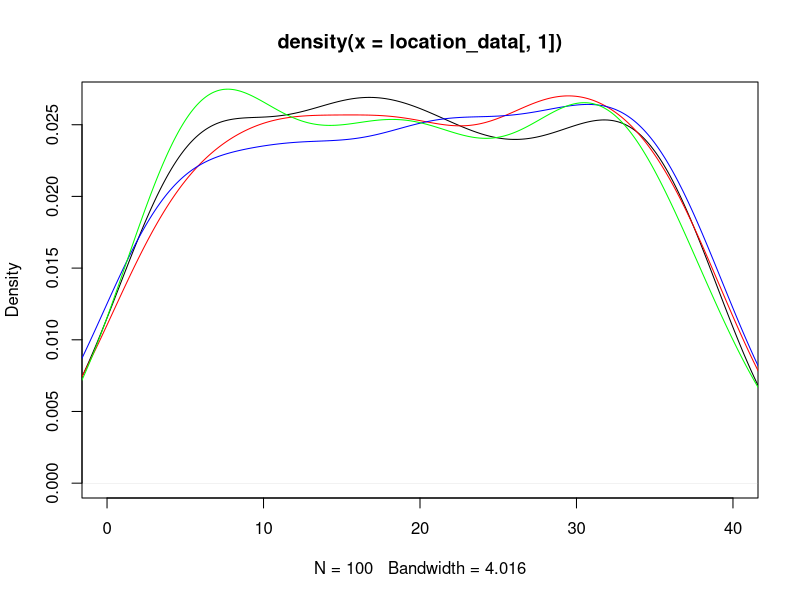
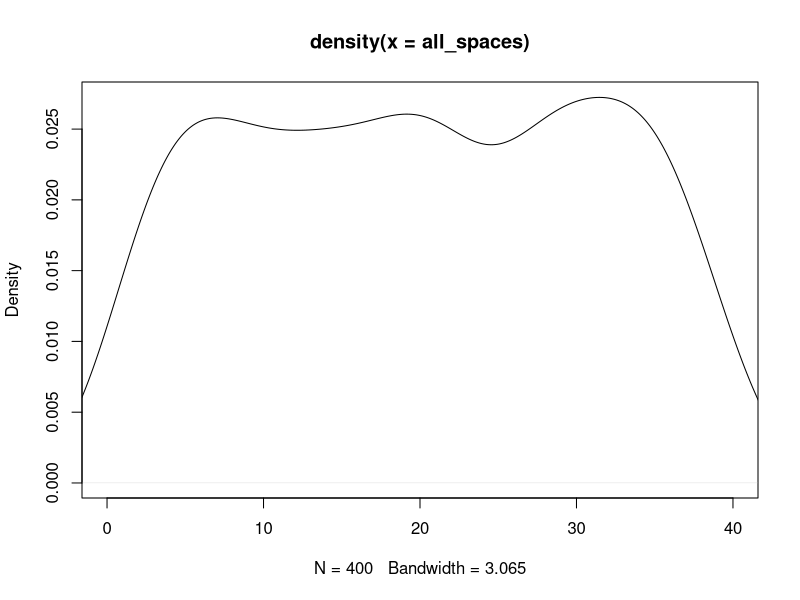
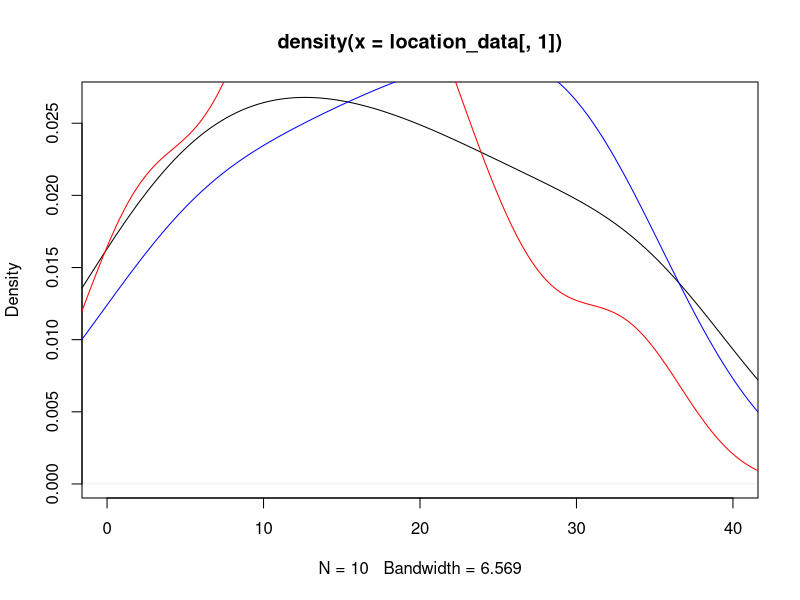
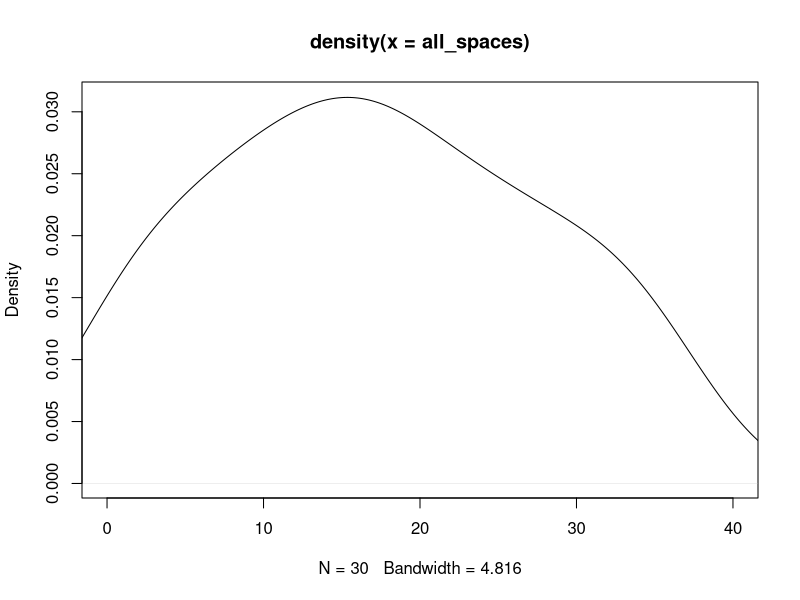

Source code (R) for these figures, in order: (Note: this script raises an error after producing the figures.)
## ---- chunk 1
knitr::opts_chunk$set(echo = TRUE)
## ---- chunk 2
#libraries
library(dplyr)
library(ggplot2)
## ---- chunk 3
#Kayleigh
##LET'S GET MOVING

monopolyBoard <- read.csv("MonopolyBoard.csv", header = T)
monopolyBoard

# Using dice rolls to determine where a player will land on the board
#input: "location"; a number 1-40; where the player is on the board
#output: the amount of spaces the player will move until they are on their new location

#note that this is only accounting for standard dice rolls, no special rules yet...

lets_move = function(location) {
  dice_roll_1 <- sample(1:6, 1, replace = TRUE)
  dice_roll_2 <- sample(1:6, 1, replace = TRUE)
  
  roll_total <- sum(dice_roll_1, dice_roll_2)
  roll_double <- dice_roll_1 == dice_roll_2
  
    location = location + roll_total
    
  if (location <= 40) {
    location = location
  } else {
    location = location - 40
  }
  
  space = monopolyBoard$name[monopolyBoard$spaces == location]
  
  print("You're moving forward...")
  print(roll_total)
  
  print("You're on space...")
  print(location)
  
  #print(space) #This prints out the name of the space that they land on. 
}

#testers
lets_move(1)
lets_move(25)
lets_move(38)
lets_move(40)



#A function to move players around the board and to play Monopoly!
#input: "turns"; the amount of turns we should take
#output: a player's new location on the board

lets_play = function(turns) {
  location = 1
  print("Starting Location: GO!")
  for (i in 1:turns) {
    location = lets_move(location)
  }
  print("You've landed on...")
  return(location)
}



lets_play(10) #tester #in this example if you look at a reference monopoly board and "walk" your way around the board with each move being the number in each output, you'll land on the space on the board corresponding to the final output (when counting "GO" as 1 and/or 40) 

#testers 
#"lets_move" and "lets_play" have both been edited to print out phrases for each roll and move to make it easier to determine how the player is moving. 
#"You're moving forward..." gives the player's roll
#"You're on space..." is the players position after 1 turn/"lets_move"
  # Later try to switch this print statement to the name of the spot that the player is on 
#"You've landed on..." gives the final location after running "lets_play" for "x" turns.
  # Later try to switch this print statement to the name of the spot that the player is on 

lets_play(3)
lets_play(10)

## ---- chunk 4
##DOUBLE DOWN

##WORK IN PROGRESS

#A function using dice rolls to determine how many spaces a player will move with the additional rules for "doubles" in Monopoly
#input: "location"; a number 1-40 where the player is on the board
#outut: the number of spaces the player will move on the board, with the special case of rolling three "doubles" and landing in jail
double_down = function(location) {
  dice_roll_1 <- sample(1:6, 1, replace = TRUE)
  dice_roll_2 <- sample(1:6, 1, replace = TRUE)
  
  roll_total <- sum(dice_roll_1, dice_roll_2)
  roll_double <- dice_roll_1 == dice_roll_2
  
  print("roll was")
  print(roll_total)
    
  if (roll_double) {
    
    dice_roll_3 <- sample(1:6, 1, replace = TRUE)
    dice_roll_4 <- sample(1:6, 1, replace = TRUE)
    
    roll_total_2 <- sum(dice_roll_3, dice_roll_4)
    roll_double_2 <- dice_roll_3 == dice_roll_4
    
    print("roll double was")
    print(roll_total_2)

    
    if (roll_double_2) {
      dice_roll_5 <- sample(1:6, 1, replace = TRUE)
      dice_roll_6 <- sample(1:6, 1, replace = TRUE)
      
      roll_total_3 <- sum(dice_roll_5, dice_roll_6)
      roll_double_3 <- dice_roll_5 == dice_roll_6
      
      print("roll double was")
      print(roll_total_3)
      
      if (roll_double_3) {
        location = 11 #Jail
        print("doubles, doubles, doubles")
        print("You're going to JAIL!")
        
      } else {
        location = location + roll_total + roll_total_2 + roll_total_3
        print("doubles, doubles, not doubles")
        print("You're moving forward...")
        print(roll_total + roll_total_2 + roll_total_3)
      }
    } else {
      location = location + roll_total + roll_total_2
      print("doubles, not doubles")
      print("You're moving forward...")
      print(roll_total+roll_total_2)
    }
  } else {
    location = location + roll_total
    print("no doubles")
    print("You're moving forward...")
    print(roll_total)
  }

    
  if (location <= 40) {
    location = location
  } else {
    location = location - 40
  }

  
  print("You're on space...")
  print(location)
}

double_down(1)
#text out in the function is kinda funky right but it's just to make sure its working right
#In final version switch all dice rolls to sample(1:6,...)

## ---- chunk 5
##CHANCE AND COMMUNITY CHEST CARDS
Card_Numbers <- c(1, 2, 3, 4, 5, 6, 7, 8, 9, 10, 11, 12, 13, 14, 15, 16)

Chance_Cards <- c("Advance to Boardwalk", "Advance to Go (Collect $200)", "Advance to Illinois Avenue. If you pass Go, collect $200", "Advance to St. Charles Place. If you pass Go, collect $200", "Advance to the nearest Railroad. If unowned, you may buy it from the Bank. If owned, pay owner twice the rental to which they are otherwise entitled", "Advance to the nearest Railroad. If unowned, you may buy it from the Bank. If owned, pay owner twice the rental to which they are otherwise entitled", "Advance token to nearest Utility. If unowned, you may buy it from the Bank. If owned, throw dice and pay owner a total ten times amount thrown", "Bank pays you dividend of $50", "Get Out of Jail Free", "Go Back 3 Spaces", "Go to Jail. Go directly to Jail, do not pass Go, do not collect $200", "Make general repairs on all your property. For each house pay $25. For each hotel pay $100", "Speeding fine $15", "Take a trip to Reading Railroad. If you pass Go, collect $200", "You have been elected Chairman of the Board. Pay each player $50", "Your building loan matures. Collect $150")

Chance <- data.frame(Chance_Cards, Card_Numbers)
Chance
##Chance cards to move a player to a new space:
  #1 -> Advance to Boardwalk (space 40)
  #2 -> Advance to Go (space 1)
  #3 -> Advance to Illinois Avenue (space 25)
  #4 -> Advance to St. Charles Place (space 12)
  #5 -> Advance to nearest Railroad (space(s) 6, 16, 26, 36)
  #6 -> Advance to nearest Railraod (space(s) 6, 16, 26, 36)
  #7 -> Advance to nearest Utility (space(s) 13, 29)
  #11 -> Go to Jail (space 11)
  #14 -> Take a trip to Reading Railroad (space 6)

Community_Chest_Cards <- c("Advance to Go (Collect $200)", "Bank error in your favor. Collect $200", "Doctor’s fee. Pay $50", "From sale of stock you get $50", "Get Out of Jail Free", "Go to Jail. Go directly to jail, do not pass Go, do not collect $200", "Holiday fund matures. Receive $100", "Income tax refund. Collect $20", "It is your birthday. Collect $10 from every player", "Life insurance matures. Collect $100", "Pay hospital fees of $100", "Pay school fees of $50", "Receive $25 consultancy fee", "You are assessed for street repair. $40 per house. $115 per hotel", "You have won second prize in a beauty contest. Collect $10", "You inherit $100")

Community_Chest <- data.frame(Community_Chest_Cards, Card_Numbers)
Community_Chest

##Community Chest Cards that move a player to a new space:
  #1 -> Advance to GO (space 1)
  #5 -> Go to Jail (space 11)

## ---- chunk 6
# heidi

#the function "who_goes_first" simulates the initial roll before the game begins in order to determine which player goes first
# input is a number of how many players are going to be playing
# output is the value of each players roll and the player that will start the game based on who had the highest roll
who_goes_first <- function(num_players){
  initial_rolls <- c()
  for (i in 1:num_players) {
    player_i_roll <- sum(sample(1:6, 2, replace=TRUE))
    initial_rolls <- c(initial_rolls, player_i_roll) # vector of every player's roll
    print(paste("Player", i, "rolled", player_i_roll))
  }
  cat("\n")
  if(sum(initial_rolls == max(initial_rolls)) >= 2){
    while (sum(initial_rolls == max(initial_rolls)) >= 2) { # if players tied for highest number
      tied_players <- which(initial_rolls==max(initial_rolls)) # identify which players tied
      print("It's a tie! Roll again")
      cat("\n")
      tie_breaker_rolls <- c()
      for (i in tied_players) { # tied players roll again
       player_i_roll2 <- sum(sample(1:6, 2, replace=TRUE))
       tie_breaker_rolls <- c(tie_breaker_rolls, player_i_roll2)
       print(paste("Player", i, "rolled", player_i_roll2))
      }
      initial_rolls <- tie_breaker_rolls
      highest_roll <- max(tie_breaker_rolls)
      highest_player2 <- tied_players[which(tie_breaker_rolls == highest_roll)]
    }
    cat("\n")
    print(paste("Player", highest_player2, "goes first!"))
  }
  else {
    highest_player <- which.max(initial_rolls) # who rolled the highest number
    print(paste("Player", highest_player, "goes first!"))
  }
}

who_goes_first(4) # test function

## ---- chunk 7
# Olivia
# Website for data: https://stat-jet-asu.github.io/Datasets/InstructorDescriptions/monopoly.html

monopolyBoard <- read.csv("MonopolyBoard.csv", header = T)
head(monopolyBoard)

# This section is for question number 2

# Kayleigh's lets_play function from above incorporating players and density plots
# uses lets_move function from above
# input: turns, # of turns to iterate through; players, number of players (2-4)
# output: density plot with a line for each player's frequency of spaces landed on 
# & density plot for the combined frequency of spaces landed on for all players

lets_play = function(turns, players) {
  location_data <- as.data.frame(matrix(nrow = turns, ncol = players))
  
for (j in 1:players) {
  location = 1
  
  for (i in 1:turns) {
    
    location = lets_move(location)
    location_data[i,j] <- location
    }
  }
  
  # creates density plot of frequency of landing on each space for each player
  plot(density(location_data[,1]), xlim = c(0,40), col = "black")
  
  colors <- c("red", "blue", "green")
  
  for (k in 2:players) {
  lines(density(location_data[,k]), col = colors[k-1]) # adds a density line for each player after the first
  }
  
  # creates density plot for total frequency landing on each space (all players spaces included)
  all_spaces <- as.vector(as.matrix(location_data))
  plot(density(all_spaces), xlim = c(0,40), col = "black")
}
lets_play(100, 4)

## ---- chunk 8
who_goes_first2 <- function(num_players){
  initial_rolls <- c()
  for (i in 1:num_players) {
    player_i_roll <- sum(sample(1:6, 2, replace=TRUE))
    initial_rolls <- c(initial_rolls, player_i_roll) # vector of every player's roll
#    print(paste("Player", i, "rolled", player_i_roll))
  }
  cat("\n")
  if(sum(initial_rolls == max(initial_rolls)) >= 2){
    while (sum(initial_rolls == max(initial_rolls)) >= 2) { # if players tied for highest number
      tied_players <- which(initial_rolls==max(initial_rolls)) # identify which players tied
#      print("It's a tie! Roll again")
#      cat("\n")
      tie_breaker_rolls <- c()
      for (i in tied_players) { # tied players roll again
       player_i_roll2 <- sum(sample(1:6, 2, replace=TRUE))
       tie_breaker_rolls <- c(tie_breaker_rolls, player_i_roll2)
#       print(paste("Player", i, "rolled", player_i_roll2))
      }
      initial_rolls <- tie_breaker_rolls
      highest_roll <- max(tie_breaker_rolls)
      highest_player2 <- tied_players[which(tie_breaker_rolls == highest_roll)]
    }
#    cat("\n")
#    print(paste("Player", highest_player2, "goes first!"))
  }
  else {
    highest_player <- which.max(initial_rolls) # who rolled the highest number
#    print(paste("Player", highest_player, "goes first!"))
#    return(highest_player)
  
    
  # creating player order
  player_order <- length(num_players)
  player_order[1] <- as.integer(highest_player)

 for (j in 2:num_players) {
    
  player_order[j] <- as.integer(player_order[j-1] + 1)
  if (player_order[j] > num_players) {
    player_order[j] <- 1
  }
 }
  print(player_order)
  }
  
  playerlist <- (list(highest_player, player_order))
  return(playerlist)
}

#who_goes_first2(4)

## ---- chunk 9
# Question number 3 -- including jail and double rolls

lets_move2 = function(location) {
  dice_roll_1 <- sample(1:6, 1, replace = TRUE)
  dice_roll_2 <- sample(1:6, 1, replace = TRUE)
  
  roll_total <- sum(dice_roll_1, dice_roll_2)
  roll_double <- dice_roll_1 == dice_roll_2
  
    location = location + roll_total # updates location to be previous location + roll total
    double3 = "false" # double3 is assigned "true" if the player double rolls 3x (as seen in if statement below), otherwise it is assigned "false" 
    
  # first double roll -> roll again
  if (roll_double == TRUE) {
    dice_roll_3 <- sample(1:6, 1, replace = TRUE)
    dice_roll_4 <- sample(1:6, 1, replace = TRUE)
    
    roll_total2 <- sum(dice_roll_3, dice_roll_4)
    roll_double2 <- dice_roll_3 == dice_roll_4
    
    location = location + roll_total2
    double3 = "false"
    
    # if player is at a location past 40, subtract 40 so they go back to the GO space at location "41"
    # this is included in each if statement below so that it applies if player has to roll again
    if (location <= 40) {
      location = location
    } else {
      location = location - 40
    }
     
      # second double roll -> roll again
      if (roll_double2 == TRUE) {
        dice_roll_5 <- sample(1:6, 1, replace = TRUE)
        dice_roll_6 <- sample(1:6, 1, replace = TRUE)
    
        roll_total3 <- sum(dice_roll_5, dice_roll_6)
        roll_double3 <- dice_roll_5 == dice_roll_6
    
        location = location + roll_total3
        double3 = "false"
        
        if (location <= 40) {
          location = location
        } else {
          location = location - 40
        }
        
        # third double roll -> go to jail
          if (roll_double3 == TRUE) {
            location = monopolyBoard$spaces[monopolyBoard$name == "Jail"]
            double3 = "true"
          }
      }
  }  
    
  if (location <= 40) {
    location = location
  } else {
    location = location - 40
  }
  
  listdata <- (list(location, double3)) # creates list for outputs "location" and "double3"
  # if you need to access location from this function, use lets_move2(location)[[1]]
  # if you need to access double3, use lets_move2(double3)[[2]]
  return(listdata)
  
}


# lets_play2 is currently set up to have each player go thru all their turns and then move onto the next player
# probably need to fix this for question 5

## ---- chunk 10

lets_play2 = function(turns, players) {
  
  
  location_data <- as.data.frame(matrix(nrow = turns, ncol = players)) # dataframe will keep data for locations of players for each turn
  double3data <- as.data.frame(matrix(nrow = turns, ncol = players)) # dataframe will say "true" if player double rolled 3x (which lands them in jail) and "false" if they didn't double roll 3x
  
    # puts players in order
    colnames(location_data) <- who_goes_first2(players)[[2]]
  
    location = 1 # each player starts at location 1
    location_data[1,] <- location
    double3 = 0 # initializing "double3" which will be later assigned a "true" or "false" based on if player double rolled 3x
  
    for (i in 2:turns) { # iterates through number of turns
      
        for (j in 1:players) { # rotates through each player
          
        location = lets_move2(location_data[i-1,j])[[1]] # takes location from lets_move2 function and assigns it to location
        location_data[i,j] <- as.integer(location) # puts location value into the dataframe of locations for each player
        double3data[i,j] <- lets_move2(double3)[[2]] # takes "true" or "false" value from double3 and adds it to double3data dataframe
        
      # deals with landing in jail from "go to jail" space and staying there for next 3 turns
      if (31 %in% location_data[i-1,j]) { # if you landed on 31 in the last turn (i-1 turn), you go to jail (space 11) for the ith turn
        location <- 11
        location_data[i,j] <- as.integer(location) # new location is 11
      } else if (11 %in% location_data[i-1,j] & 31 %in% location_data[i-2,j]) { # if you were on space 11 last turn AND you were on space 31 2 turns ago, you stay in jail (space 11) for turn i
        location <- 11
        location_data[i,j] <- as.integer(location)  
      } else if (11 %in% location_data[i-2,j] & 31 %in% location_data[i-3,j]) {
        location <- 11
        location_data[i,j] <- as.integer(location)
      }
        
      # landing in jail from 3x double roll and staying there for next 3 turns
      if (11 %in% location_data[i,j] & "true" %in% double3data[i-1,j]) { # if player's location is 11 (jail) and double3data is"true" (player double rolled 3x), player stays in jail. all 3 if/else if statements keep player in jail for the next 3 turns
        location <- 11
        location_data[i,j] <- as.integer(location)
      } else if (11 %in% location_data[i-1,j] & "true" %in% double3data[i-2,j]) { # 
        location <- 11
        location_data[i,j] <- as.integer(location)
      } else if (11 %in% location_data[i-2,j] & "true" %in% double3data[i-3,j]) {
        location <- 11
        location_data[i,j] <- as.integer(location)
      }
        
    }
  }
  print(location_data)
  
  # creates density plot of frequency of landing on each space for each player
  plot(density(location_data[,1]), xlim = c(0,40), col = "black")
  
  colors <- c("red", "blue", "green")
  
  for (k in 2:players) {
    lines(density(location_data[,k]), col = colors[k-1]) # adds a density line for each player after the first
  }
  
  # creates density plot for total frequency landing on each space (all players spaces included)
  all_spaces <- as.vector(as.matrix(location_data))
  plot(density(all_spaces), xlim = c(0,40), col = "black")
  
}
 
lets_play2(10, 3)

location_data

# how should we go about recording spaces landed on when double rolls occur?

## ---- chunk 11
# olivia (ignore this its a work in progress)
# Figure out how to have players pay and recieve money from landing on chance and community chest spaces

     if(draw_card == 5){
        if(location >= 37 && location <= 5){
              location = 6
              
              
            } else if (location >= 6 && location <= 15){
                location = 16
              } else {
                if(location >= 16 && location <= 25){
                  location = 26
                } else {
                  location = 36
                }
              }
            }
  
    if(draw_card == 6){
        if(location >= 37 && location <= 5){
              location = 6
            } else {
              if (location >= 6 && location <= 15){
                location = 16
              } else {
                if(location >= 16 && location <= 25){
                  location = 26
                } else {
                  location = 36
                }
              }
            }
    }

#################



##########

# replaces NAs in rent_0 column with 0s
monopolyBoard$rent_0[is.na(monopolyBoard$rent_0) == TRUE] <- as.integer(0)

lets_play_idk = function(turns, players) {
  
  location_data <- as.data.frame(matrix(nrow = turns, ncol = players))
  double3data <- as.data.frame(matrix(nrow = turns, ncol = players))
  player_bank_data <- data.frame(matrix(nrow = 2, ncol = players))
  
    colnames(location_data) <- who_goes_first2(players)[[2]]
  
    location = 1
    location_data[1,] <- location
    double3 = 0
  
    for (i in 2:turns) {
      
        for (j in 1:players) {
          
        location = lets_move3(location_data[i-1,j])[[1]]
        location_data[i,j] <- as.integer(location)
        double3data[i,j] <- lets_move3(double3)[[2]]
        
      # deals with landing in jail from "go to jail" space and staying there for next 3 turns
      if (31 %in% location_data[i-1,j]) { # if you land on 31 (go to jail), next location is in jail (space 11)
        location <- 11
        location_data[i,j] <- as.integer(location)
      } else if (11 %in% location_data[i-1,j] & 31 %in% location_data[i-2,j]) {
        location <- 11
        location_data[i,j] <- as.integer(location)
      } else if (11 %in% location_data[i-2,j] & 31 %in% location_data[i-3,j]) {
        location <- 11
        location_data[i,j] <- as.integer(location)
      }
        
      # landing in jail from 3x double roll and staying there for next 3 turns
      if (11 %in% location_data[i,j] & "true" %in% double3data[i-1,j]) { # "true" means player double rolled 3x -> jail
        location <- 11
        location_data[i,j] <- as.integer(location)
      } else if (11 %in% location_data[i-1,j] & "true" %in% double3data[i-2,j]) { # 
        location <- 11
        location_data[i,j] <- as.integer(location)
      } else if (11 %in% location_data[i-2,j] & "true" %in% double3data[i-3,j]) {
        location <- 11
        location_data[i,j] <- as.integer(location)
      }

        
      # updating banks when players land on each others properties
      if(location == 2 || location == 4 || location == 6 || location == 7 || location == 9 || location == 10 || location == 12 || location == 13 || location == 14 || location == 15 || location == 16 || location == 17 || location == 19 || location == 20 || location == 22 || location == 24 || location == 25 || location == 26 || location == 27 || location == 28 || location == 29 || location == 30 || location == 32 || location == 33 || location == 35 || location == 36 || location == 38 || location == 40) {
            
      location = location
      spot <- which(Property_Statuses$Space == location)
      cost <- which(monopolyBoard$spaces == location)
      owned_by_player <- Property_Statuses$Owned_By_Player[spot]
        
      The_Players$Player_Bank[owned_by_player] <- The_Players$Player_Bank[owned_by_player] + monopolyBoard$rent_0[cost]
      The_Players$Player_Bank[j] <- The_Players$Player_Bank[j] - monopolyBoard$rent_0[cost]
          }
    }
  }
  print(location_data)
  print(double3data)
  print(The_Players)
  
  # creates density plot of frequency of landing on each space for each player
  plot(density(location_data[,1]), xlim = c(0,40), col = "black")
  
  plot(location_data[,1], xlim= c(0,40), col="black", type="h", xlab="Spaces", ylab="Frequency", main="Frequency of Landing on Each Space for Each Player")
  
  colors <- c("red", "blue", "green")
  
  for (k in 2:players) {
    lines(density(location_data[,k]), col = colors[k-1]) # adds a density line for each player after the first
  }
  
  # creates density plot for total frequency landing on each space (all players spaces included)
  all_spaces <- as.vector(as.matrix(location_data))
  plot(density(all_spaces), xlim = c(0,40), col = "black")
 
}

lets_play_idk(10, 4)

## ---- chunk 12
#4 - Kayleigh and Maddie 
#Chance - spaces 8, 23, 37
#Community Chest - spaces 3, 18, 34
Chance

Drawing_Chance = function(location) {
  location = location
  draw_card <- sample(1:16, 1, replace = TRUE)
  player_card <- Chance$Chance_Cards[draw_card]
  print(player_card)

  
      if(draw_card == 1) {
        location = 1
      }
      
      if(draw_card == 2) {
        location = 1
      }
      
      if(draw_card == 3) {
        location = 25
      }
  
      if(draw_card == 4){
        location = 12
      }
  
      if(draw_card == 5){
        if(location >= 37 && location <= 5){
              location = 6
            } else {
              if (location >= 6 && location <= 15){
                location = 16
              } else {
                if(location >= 16 && location <= 25){
                  location = 26
                } else {
                  location = 36
                }
              }
            }
    }
  
    if(draw_card == 6){
        if(location >= 37 && location <= 5){
              location = 6
            } else {
              if (location >= 6 && location <= 15){
                location = 16
              } else {
                if(location >= 16 && location <= 25){
                  location = 26
                } else {
                  location = 36
                }
              }
            }
    }
  
    if(draw_card == 7){
        if(location >= 29 && location <= 12){
              location = 13
            } else {
              location = 29
    }
  }
  
    if(draw_card == 11) {
      location = 11
    }
  
    if(draw_card == 14) {
      location = 6
    }
  
    if(draw_card == 10) {
      location = location - 3
    }
  
    location = location
    return(location)
}

Drawing_Chance(8)
Drawing_Chance(23)
Drawing_Chance(37)

Drawing_Community_Chest = function(location) {
  location = location
  draw_card_chest <- sample(1:16, 1, replace = TRUE)
  player_card_chest <- Community_Chest$Community_Chest_Cards[draw_card_chest]
  print(player_card_chest)
  print(location)
  
  if (draw_card_chest == 1) {
    location = 1
  } else {
    if (draw_card_chest == 6) {
    location = 11
    } else {
      location = location
    }
  
  }
  
  location = location 
  return(location)
}

Drawing_Community_Chest(3)
Drawing_Community_Chest(18)
Drawing_Community_Chest(34)

lets_move3 = function(location) {
  dice_roll_1 <- sample(1:6, 1, replace = TRUE)
  dice_roll_2 <- sample(1:6, 1, replace = TRUE)
  
  roll_total <- sum(dice_roll_1, dice_roll_2)
  roll_double <- dice_roll_1 == dice_roll_2
  
    location = location + roll_total
    double3 = "false"
  
  print("your roll total is...")
  print(roll_total)

  if (location <= 40) {
      location = location
  } else {
      location = location - 40
  }
   
  print("your location is...")
  print(location)
  
  if(location == 8 || location == 23 || location == 27) {
    location = Drawing_Chance(location)
    print("your location is...")
    print(location)
  }
  
  if(location == 3 || location == 18 || location == 34) {
    location = Drawing_Community_Chest(location)
    print("your location is...")
    print(location)
  }
    
  # first double roll -> roll again
  if (roll_double == TRUE) {
    dice_roll_3 <- sample(1:6, 1, replace = TRUE)
    dice_roll_4 <- sample(1:6, 1, replace = TRUE)
    
    roll_total2 <- sum(dice_roll_3, dice_roll_4)
    roll_double2 <- dice_roll_3 == dice_roll_4
    
    location = location + roll_total2
    double3 = "false"
    print("1 double")
    
    if (location <= 40) {
      location = location
    } else {
      location = location - 40
    }
    
    
    if(location == 8 || location == 23 || location == 27) {
    location = Drawing_Chance(location)
    }
  
  if(location == 3 || location == 18 || location == 34) {
    location = Drawing_Community_Chest(location)
    }
     
      # second double roll -> roll again
      if (roll_double2 == TRUE) {
        dice_roll_5 <- sample(1:6, 1, replace = TRUE)
        dice_roll_6 <- sample(1:6, 1, replace = TRUE)
    
        roll_total3 <- sum(dice_roll_5, dice_roll_6)
        roll_double3 <- dice_roll_5 == dice_roll_6
    
        location = location + roll_total3
        double3 = "false"
        print("2 doubles")
        
        if (location <= 40) {
          location = location
        } else {
          location = location - 40
        }
        
        if(location == 8 || location == 23 || location == 27) {
          location = Drawing_Chance(location)
        }
  
        if(location == 3 || location == 18 || location == 34) {
          location = Drawing_Community_Chest(location)
         
        }
        
        # third double roll -> go to jail
          if (roll_double3 == TRUE) {
            location = monopolyBoard$spaces[monopolyBoard$name == "Jail"]
            double3 = "true"
            print("three doubles")
          }
      }
  }  
   
  location = location 
  
  print("your location is...")
  print(location)
  listdata <- (list(location, double3))
  return(listdata)
  
}

lets_move3(1)


lets_play3 = function(turns, players) {
  
  location_data <- as.data.frame(matrix(nrow = turns, ncol = players))
  double3data <- as.data.frame(matrix(nrow = turns, ncol = players))
  
    colnames(location_data) <- who_goes_first2(players)[[2]]
  
    location = 1
    location_data[1,] <- location
    double3 = 0
  
    for (i in 2:turns) {
      
        for (j in 1:players) {
          
        location = lets_move3(location_data[i-1,j])[[1]]
        location_data[i,j] <- as.integer(location)
        double3data[i,j] <- lets_move3(double3)[[2]]
        
      # deals with landing in jail from "go to jail" space and staying there for next 3 turns
      if (31 %in% location_data[i-1,j]) { # if you land on 31 (go to jail), next location is in jail (space 11)
        location <- 11
        location_data[i,j] <- as.integer(location)
      } else if (11 %in% location_data[i-1,j] & 31 %in% location_data[i-2,j]) {
        location <- 11
        location_data[i,j] <- as.integer(location)
      } else if (11 %in% location_data[i-2,j] & 31 %in% location_data[i-3,j]) {
        location <- 11
        location_data[i,j] <- as.integer(location)
      }
        
      # landing in jail from 3x double roll and staying there for next 3 turns
      if (11 %in% location_data[i,j] & "true" %in% double3data[i-1,j]) { # "true" means player double rolled 3x -> jail
        location <- 11
        location_data[i,j] <- as.integer(location)
      } else if (11 %in% location_data[i-1,j] & "true" %in% double3data[i-2,j]) { # 
        location <- 11
        location_data[i,j] <- as.integer(location)
      } else if (11 %in% location_data[i-2,j] & "true" %in% double3data[i-3,j]) {
        location <- 11
        location_data[i,j] <- as.integer(location)
      }
        
    }
  }
  print(location_data)
  print(double3data)


  
  # creates density plot of frequency of landing on each space for each player
  plot(density(location_data[,1]), xlim = c(0,40), col = "black")
  
  plot(location_data[,1], xlim= c(0,40), col="black", type="h", xlab="Spaces", ylab="Frequency", main="Frequency of Landing on Each Space for Each Player")
  
  colors <- c("red", "blue", "green")
  
  for (k in 2:players) {
    lines(density(location_data[,k]), col = colors[k-1]) # adds a density line for each player after the first
  }
  
  # creates density plot for total frequency landing on each space (all players spaces included)
  all_spaces <- as.vector(as.matrix(location_data))
  plot(density(all_spaces), xlim = c(0,40), col = "black")
  
}


lets_play3(100, 4)

## ---- chunk 13

#use lets_move2 for freq plot

 
## ---- chunk 14
#hello
dice_roll <- sum(sample(1:6, 2, replace = TRUE))
dice_roll

Drawing_Chance = function(location) {
  location = location
  draw_card <- sample(1:16, 1, replace = TRUE)
  player_card <- Chance$Chance_Cards[draw_card]
  print(player_card)

  
      if(draw_card == 1) {
        location = 1
      }
      
      if(draw_card == 2) {
        location = 1
        Player_Bank = Player_Bank + 200
      }
      
      if(draw_card == 3) {
        if(location > 25){
          Player_Bank = Player_Bank + 200
        }else{
          Player_Bank = Player_Bank
    }
        location = 25
      }
  
      if(draw_card == 4){
        if(location > 13 ){
          Player_Bank = Player_Bank + 200
        }else{
          Player_Bank = Player_Bank
    }
        location = 12
      }
  
      if(draw_card == 5){
        if(location >= 37 && location <= 5){
              location = 6
            } else {
              if (location >= 6 && location <= 15){
                location = 16
              } else {
                if(location >= 16 && location <= 25){
                  location = 26
                } else {
                  location = 36
                }
              }
            }
    }
  
    if(draw_card == 6){
        if(location >= 37 && location <= 5){
              location = 6
            } else {
              if (location >= 6 && location <= 15){
                location = 16
              } else {
                if(location >= 16 && location <= 25){
                  location = 26
                } else {
                  location = 36
                }
              }
            }
    }
  
    if(draw_card == 7){
        if(location >= 29 && location <= 12){
              location = 13
            } else {
              location = 29
    }
    }
  
    if(draw_card == 8){
      Player_Bank = Player_Bank + 50
    }
  
    if(draw_card == 10) {
      location = location - 3
    }
  
    if(draw_card == 11) {
      location = 11
    }
  
    if(draw_card == 13){
      Player_Bank = Player_Bank - 15
    }
  
    if(draw_card == 14) {
      if(location > 6){
        Player_Bank = Player_Bank + 200
      }else{
        Player_Bank = Player_Bank
    }
      location = 6
    }
  
    if(draw_card == 16){
      Player_Bank = Player_Bank + 150
    }
  
   
    location = location
    return(location)
}

Drawing_Community_Chest = function(location) {
  location = location
  draw_card_chest <- sample(1:16, 1, replace = TRUE)
  player_card_chest <- Community_Chest$Community_Chest_Cards[draw_card_chest]
  print(player_card_chest)
  print(location)
  
  
  if (draw_card_chest == 1) {
    location = 1
    Player_Bank = Player_Bank + 200
  }
  
  #Bank error in your favor. Collect $200
  if(draw_card_chest == 2){
    Player_Bank = Player_Bank + 200
  }
  
  #Doctor’s fee. Pay $50
  if(draw_card_chest == 3){
    Player_Bank = Player_Bank - 50
  }
  
  #From sale of stock you get $50
  if(draw_card_chest == 4){
    Player_Bank = Player_Bank + 50
  }
  
  if(draw_card_chest == 6) {
    location = 11
  }
  
  #Holiday fund matures. Receive $100
  if(draw_card_chest == 7){
    Player_Bank = Player_Bank + 100
  }
  
  #Income tax refund. Collect $20
  if(draw_card_chest == 8){
    Player_Bank = Player_Bank + 20
  }
  
  #Life insurance matures. Collect $100
  if(draw_card_chest == 10){
    Player_Bank = Player_Bank + 100
  }
  
  #Pay hospital fees of $100
  if(draw_card_chest == 11){
    Player_Bank = Player_Bank - 100
  }
  
  #Pay school fees of $50
  if(draw_card_chest == 12){
    Player_Bank = Player_Bank - 50
  }
  
  #Receive $25 consultancy fee
  if(draw_card_chest == 13){
    Player_Bank = Player_Bank + 25
  }
  
  #You have won second prize in a beauty contest. Collect $10
  if(draw_card_chest == 15){
    Player_Bank = Player_Bank + 10
  }
  
  #You inherit $100
  if(draw_card_chest == 16){
    Player_Bank = Player_Bank + 100
  }
  
  location = location 
  return(location)
}

Drawing_Community_Chest(10) # test

Chance
Community_Chest
## ---- chunk 15
library(tidyverse)
## ---- chunk 16
Players <- c("Player 1", "Player 2", "Player 3", "Player 4")
Player_Bank <- c(1250, 1250, 1250, 1250)
The_Players <- data.frame(Players, Player_Bank)

Property <- c("Mediterranean", "Baltic", "Reading Railroad", "Oriental", "Vermot", "Connecticut", "St. Charles", "Electric Company", "States", "Virginia", "Pennsylvania Railroad", "St. James", "Tennessee", "New York", "Kentucky", "Indiana", "Illinios", "B&O Railroad", "Atlantic", "Ventnor", "Water Works", "Marvin Gardens", "Pacific", "N. Carolina", "Pennsylvania", "Short Line Railroad", "Park Place", "Boardwalk")
Owned_By_Player <- sample(1:4, 28, replace = TRUE)
Space <- c(2, 4, 6, 7, 9, 10, 12, 13, 14, 15, 16, 17, 19, 20, 22, 24, 25, 26, 27, 28, 29, 30, 32, 33, 35, 36, 38, 40)
Property_Statuses <- data.frame(Property, Space, Owned_By_Player)
Property_Statuses

lets_move3 = function(location) {
  dice_roll_1 <- sample(1:6, 1, replace = TRUE)
  dice_roll_2 <- sample(1:6, 1, replace = TRUE)
  
  roll_total <- sum(dice_roll_1, dice_roll_2)
  roll_double <- dice_roll_1 == dice_roll_2
  
    location = location + roll_total
    double3 = "false"


  if (location <= 40) {
      location = location
  } else {
      location = location - 40
  }

  if(location == 8 || location == 23 || location == 27) {
    location = Drawing_Chance(location)

  }
  
  if(location == 3 || location == 18 || location == 34) {
    location = Drawing_Community_Chest(location)

  }

  # first double roll -> roll again
  if (roll_double == TRUE) {
    dice_roll_3 <- sample(1:6, 1, replace = TRUE)
    dice_roll_4 <- sample(1:6, 1, replace = TRUE)
    
    roll_total2 <- sum(dice_roll_3, dice_roll_4)
    roll_double2 <- dice_roll_3 == dice_roll_4
    
    location = location + roll_total2
    double3 = "false"

    
    if (location <= 40) {
      location = location
    } else {
      location = location - 40
    }
    
    
    if(location == 8 || location == 23 || location == 27) {
    location = Drawing_Chance(location)
    }
  
  if(location == 3 || location == 18 || location == 34) {
    location = Drawing_Community_Chest(location)
    }
    
      # second double roll -> roll again
      if (roll_double2 == TRUE) {
        dice_roll_5 <- sample(1:6, 1, replace = TRUE)
        dice_roll_6 <- sample(1:6, 1, replace = TRUE)
    
        roll_total3 <- sum(dice_roll_5, dice_roll_6)
        roll_double3 <- dice_roll_5 == dice_roll_6
    
        location = location + roll_total3
        double3 = "false"
        
        if (location <= 40) {
          location = location
        } else {
          location = location - 40
        }
        
        if(location == 8 || location == 23 || location == 27) {
          location = Drawing_Chance(location)
        }
  
        if(location == 3 || location == 18 || location == 34) {
          location = Drawing_Community_Chest(location)
         
        }
        
        # third double roll -> go to jail
          if (roll_double3 == TRUE) {
            location = monopolyBoard$spaces[monopolyBoard$name == "Jail"]
            double3 = "true"
          }
      }
  }  
   
  location = location 
}

lets_move3(2)


lets_play4 = function(turns, players) {
  
  location_data <- as.data.frame(matrix(nrow = turns, ncol = players))
  double3data <- as.data.frame(matrix(nrow = turns, ncol = players))
  players_banks <- as.data.frame(matrix(nrow = turns, ncol = players))

print(Property_Statuses)

  for (j in 1:players) {
    location = 1
    double3 = 0
    
    
    for (i in 1:turns) {
        print("player")
        print(j)
        location = lets_move3(location)[[1]]
        location_data[i,j] <- as.integer(location)
        double3data[i,j] <- lets_move3(double3)[[2]]

                
      # deals with landing in jail from "go to jail" space and staying there for next 3 turns
      if (31 %in% location_data[i-1,j]) { # if you land on 31 (go to jail), next location is in jail (space 11)
        location <- 11
        location_data[i,j] <- as.integer(location)
      } else if (11 %in% location_data[i-1,j] & 31 %in% location_data[i-2,j]) {
        location <- 11
        location_data[i,j] <- as.integer(location)
      } else if (11 %in% location_data[i-2,j] & 31 %in% location_data[i-3,j]) {
        location <- 11
        location_data[i,j] <- as.integer(location)
      }
        
      # landing in jail from 3x double roll and staying there for next 3 turns
      if (11 %in% location_data[i,j] & "true" %in% double3data[i-1,j]) { # "true" means player double rolled 3x -> jail
        location <- 11
        location_data[i,j] <- as.integer(location)
      } else if (11 %in% location_data[i-1,j] & "true" %in% double3data[i-2,j]) { # 
        location <- 11
        location_data[i,j] <- as.integer(location)
      } else if (11 %in% location_data[i-2,j] & "true" %in% double3data[i-3,j]) {
        location <- 11
        location_data[i,j] <- as.integer(location)
      }
  
      
    }
  }
  
print(location_data)
return(The_Players)

}

lets_play4(1,4)
## ---- chunk 17
monopolyBoard
Players <- c("Player 1", "Player 2", "Player 3", "Player 4")
Player_Bank <- c(1250, 1250, 1250, 1250)
The_Players <- data.frame(Players, Player_Bank)

Property <- c("Mediterranean", "Baltic", "Reading Railroad", "Oriental", "Vermot", "Connecticut", "St. Charles", "Electric Company", "States", "Virginia", "Pennsylvania Railroad", "St. James", "Tennessee", "New York", "Kentucky", "Indiana", "Illinios", "B&O Railroad", "Atlantic", "Ventnor", "Water Works", "Marvin Gardens", "Pacific", "N. Carolina", "Pennsylvania", "Short Line Railroad", "Park Place", "Boardwalk")
Owned_By_Player <- sample(1:4, 28, replace = TRUE)
Space <- c(2, 4, 6, 7, 9, 10, 12, 13, 14, 15, 16, 17, 19, 20, 22, 24, 25, 26, 27, 28, 29, 30, 32, 33, 35, 36, 38, 40)
Property_Statuses <- data.frame(Property, Space, Owned_By_Player)
Property_Statuses


Updating_Player_Bank <- function(location, j) {
  if(location == 2 || location == 4 || location == 6 || location == 7 || location == 9 || location == 10 || location == 12 || location == 13 || location == 14 || location == 15 || location == 16 || location == 17 || location == 19 || location == 20 || location == 22 || location == 24 || location == 25 || location == 26 || location == 27 || location == 28 || location == 29 || location == 30 || location == 32 || location == 33 || location == 35 || location == 36 || location == 38 || location == 40){
    location = location
    spot <- which(Property_Statuses$Space == location)
    cost <- which(monopolyBoard$spaces == location)
    owned_by_player <- Property_Statuses$Owned_By_Player[spot]
    The_Players$Player_Bank[owned_by_player] <- The_Players$Player_Bank[owned_by_player] + monopolyBoard$cost[cost]
    The_Players$Player_Bank[owned_by_player]
    The_Players
    
    The_Players$Player_Bank[owned_by_player] <- The_Players$Player_Bank[owned_by_player] + monopolyBoard$rent_0[cost]
    
    The_Players$Player_Bank[j] <- The_Players$Player_Bank[j] - monopolyBoard$rent_0[cost]
    
    return(The_Players)

  }
}

Updating_Player_Bank(12, 3)
## ---- chunk 18
lets_move4 = function(location) {
  dice_roll_1 <- sample(1:6, 1, replace = TRUE)
  dice_roll_2 <- sample(1:6, 1, replace = TRUE)
  
  roll_total <- sum(dice_roll_1, dice_roll_2)
  roll_double <- dice_roll_1 == dice_roll_2
  
    location = location + roll_total
    double3 = "false"
    
    j=2

  if (location <= 40) {
      location = location
      Updating_Player_Bank(location, j)
  } else {
      location = location - 40
      Updating_Player_Bank(location, j)
  }


  if(location == 8 || location == 23 || location == 27) {
    location = Drawing_Chance(location)
    Updating_Player_Bank(location, j)

  }
  
  if(location == 3 || location == 18 || location == 34) {
    location = Drawing_Community_Chest(location)
    Updating_Player_Bank(location, j)

  }


  # first double roll -> roll again
  if (roll_double == TRUE) {
    dice_roll_3 <- sample(1:6, 1, replace = TRUE)
    dice_roll_4 <- sample(1:6, 1, replace = TRUE)
    
    roll_total2 <- sum(dice_roll_3, dice_roll_4)
    roll_double2 <- dice_roll_3 == dice_roll_4
    
    location = location + roll_total2
    double3 = "false"

    
    if (location <= 40) {
      location = location
      Updating_Player_Bank(location, j)
      
    } else {
      location = location - 40
      Updating_Player_Bank(location, j)
    }
    
    
    if(location == 8 || location == 23 || location == 27) {
    location = Drawing_Chance(location)
    Updating_Player_Bank(location, j)
    }
  
  if(location == 3 || location == 18 || location == 34) {
    location = Drawing_Community_Chest(location)
    Updating_Player_Bank(location, j)
    }

    
      # second double roll -> roll again
      if (roll_double2 == TRUE) {
        dice_roll_5 <- sample(1:6, 1, replace = TRUE)
        dice_roll_6 <- sample(1:6, 1, replace = TRUE)
    
        roll_total3 <- sum(dice_roll_5, dice_roll_6)
        roll_double3 <- dice_roll_5 == dice_roll_6
    
        location = location + roll_total3
        double3 = "false"
        
        if (location <= 40) {
          location = location
          Updating_Player_Bank(location, j)
        } else {
          location = location - 40
          Updating_Player_Bank(location, j)
        }
        
        if(location == 8 || location == 23 || location == 27) {
          location = Drawing_Chance(location)
          Updating_Player_Bank(location, j)
        }
  
        if(location == 3 || location == 18 || location == 34) {
          location = Drawing_Community_Chest(location)
          Updating_Player_Bank(location, j)
         
        }

        
        # third double roll -> go to jail
          if (roll_double3 == TRUE) {
            location = monopolyBoard$spaces[monopolyBoard$name == "Jail"]
            double3 = "true"
          }
      }
  }  
   
  location = location 
  
  listdata <- (list(location, double3))
  return(listdata)
  return(Updating_Player_Bank(location, j))
  
}

lets_move4(12)
lets_move4(Updating_Player_Bank())
## ---- chunk 19

lets_play4 = function(turns, players) {
  
  location_data <- as.data.frame(matrix(nrow = turns, ncol = players))
  double3data <- as.data.frame(matrix(nrow = turns, ncol = players))
  
    colnames(location_data) <- who_goes_first2(players)[[2]]
  
    location = 1
    location_data[1,] <- location
    double3 = 0
  
    for (i in 2:turns) {
      
        for (j in 1:players) {
          
        location = lets_move4(location_data[i-1,j])[[1]]
        location_data[i,j] <- as.integer(location)
        double3data[i,j] <- lets_move4(double3)[[2]]
        print(j)
        
      # deals with landing in jail from "go to jail" space and staying there for next 3 turns
      if (31 %in% location_data[i-1,j]) { # if you land on 31 (go to jail), next location is in jail (space 11)
        location <- 11
        location_data[i,j] <- as.integer(location)
      } else if (11 %in% location_data[i-1,j] & 31 %in% location_data[i-2,j]) {
        location <- 11
        location_data[i,j] <- as.integer(location)
      } else if (11 %in% location_data[i-2,j] & 31 %in% location_data[i-3,j]) {
        location <- 11
        location_data[i,j] <- as.integer(location)
      }
        
      # landing in jail from 3x double roll and staying there for next 3 turns
      if (11 %in% location_data[i,j] & "true" %in% double3data[i-1,j]) { # "true" means player double rolled 3x -> jail
        location <- 11
        location_data[i,j] <- as.integer(location)
      } else if (11 %in% location_data[i-1,j] & "true" %in% double3data[i-2,j]) { # 
        location <- 11
        location_data[i,j] <- as.integer(location)
      } else if (11 %in% location_data[i-2,j] & "true" %in% double3data[i-3,j]) {
        location <- 11
        location_data[i,j] <- as.integer(location)
      }
        
    }
    }
    
  print(location_data)
  print(double3data)
  print(The_Players)
    
  # creates density plot of frequency of landing on each space for each player
  plot(density(location_data[,1]), xlim = c(0,40), col = "black")
  plot(location_data[,1], xlim= c(0,40), col="black", type="h", xlab="Spaces", ylab="Frequency", main="Frequency of Landing on Each Space for Each Player")
  
  colors <- c("red", "blue", "green")
  
  for (k in 2:players) {
    lines(density(location_data[,k]), col = colors[k-1]) # adds a density line for each player after the first
  }
  
  # creates density plot for total frequency landing on each space (all players spaces included)
  all_spaces <- as.vector(as.matrix(location_data))
  plot(density(all_spaces), xlim = c(0,40), col = "black")

}

lets_play4(10, 4)
